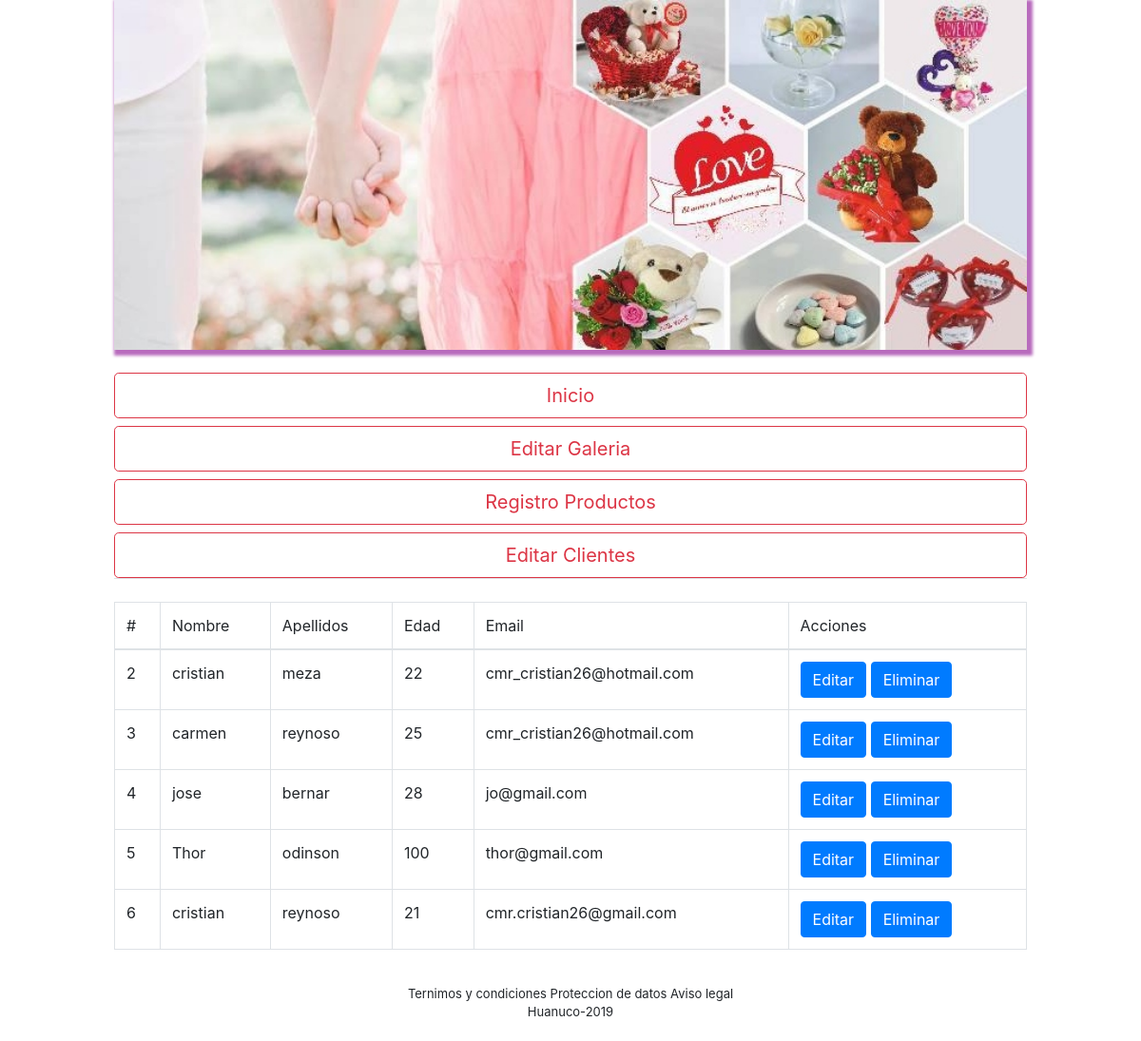
/cliente_edit/, run on the app's committed database.
### tienda/models.py (models this page shows, shortened)
class Cliente(models.Model):
	id_cliente = models.AutoField(primary_key = True)
	nombre = models.CharField(max_length = 30)
	apellidos = models.CharField(max_length = 30)
	edad = models.IntegerField()
	email = models.EmailField()

### tienda/views.py (the view)
# urls.py: path('cliente_edit/', views.mostrar_cli, name= 'mostrar_cli'),
def mostrar_cli(request):
	cliente = Cliente.objects.all()
	contexto2 = {'clientes':cliente}
	return render(request, 'cliente_edit.html', contexto2)

### tienda/templates/cliente_edit.html
{% extends 'base.html' %}
{% block nav %}
<nav>
  	<div class="nav nav-tabs" id="nav-tab" role="tablist">
    	<a class="btn btn-outline-danger btn-lg btn-block" id="nav-home-tab" data-toggle="tab" href="/index2" role="tab" aria-controls="nav-home" aria-selected="true">Inicio</a>
    	<a class="btn btn-outline-danger btn-lg btn-block" id="nav-profile-tab" data-toggle="tab" href="/galeria_edit" role="tab" aria-controls="nav-profile" aria-selected="false">Editar Galeria</a>
    	<a class="btn btn-outline-danger btn-lg btn-block" id="nav-contact-tab" data-toggle="tab" href="/registro_pro" role="tab" aria-controls="nav-contact" aria-selected="false">Registro Productos</a>
      <a class="btn btn-outline-danger btn-lg btn-block" id="nav-contact-tab" data-toggle="tab" href="/cliente_edit" role="tab" aria-controls="nav-contact" aria-selected="false">Editar Clientes</a>
  	</div>
</nav>
<br>
{% endblock %}
{% block content %}
<table class="table table-bordered">
	<thead>
		<tr>
			<td>#</td>
			<td>Nombre</td>
			<td>Apellidos</td>
			<td>Edad</td>
			<td>Email</td>
			<td>Acciones</td>
		</tr>
	</thead>
	<tbody>
		{% if clientes %}
		{% for cliente in clientes %}
		<tr>
			<td>{{ cliente.id_cliente}}</td>
			<td>{{ cliente.nombre }}</td>
			<td>{{ cliente.apellidos }}</td>
			<td>{{ cliente.edad }}</td>
			<td>{{ cliente.email }}</td>
			<td>
				<a class="btn btn-primary" href="{% url 'editar_cli' cliente.id_cliente %}">Editar</a>
				<a class="btn btn-primary" href="{% url 'eliminar_cli' cliente.id_cliente %}">Eliminar</a>
			</td>
		</tr>
		{% endfor %}
		{% else %}
		<h1>No hay registro de clientes</h1>
		{% endif %}
	</tbody>
</table>
{% endblock %}

### static/css/estilo.css (style rules this page uses)
* { background:#fff; padding: 0px; margin: 0px; }
body { width: 80%; background: #fff; max-width: 1000px; margin: auto; }

### data on the page
Cliente: id_cliente "2", nombre "cristian", apellidos "meza", edad "22", email "cmr_cristian26@hotmail.com"
Cliente: id_cliente "3", nombre "carmen", apellidos "reynoso", edad "25", email "cmr_cristian26@hotmail.com"
Cliente: id_cliente "4", nombre "jose", apellidos "bernar", edad "28", email "jo@gmail.com"
Cliente: id_cliente "5", nombre "Thor", apellidos "odinson", edad "100", email "thor@gmail.com"
Cliente: id_cliente "6", nombre "cristian", apellidos "reynoso", edad "21", email "cmr.cristian26@gmail.com"
